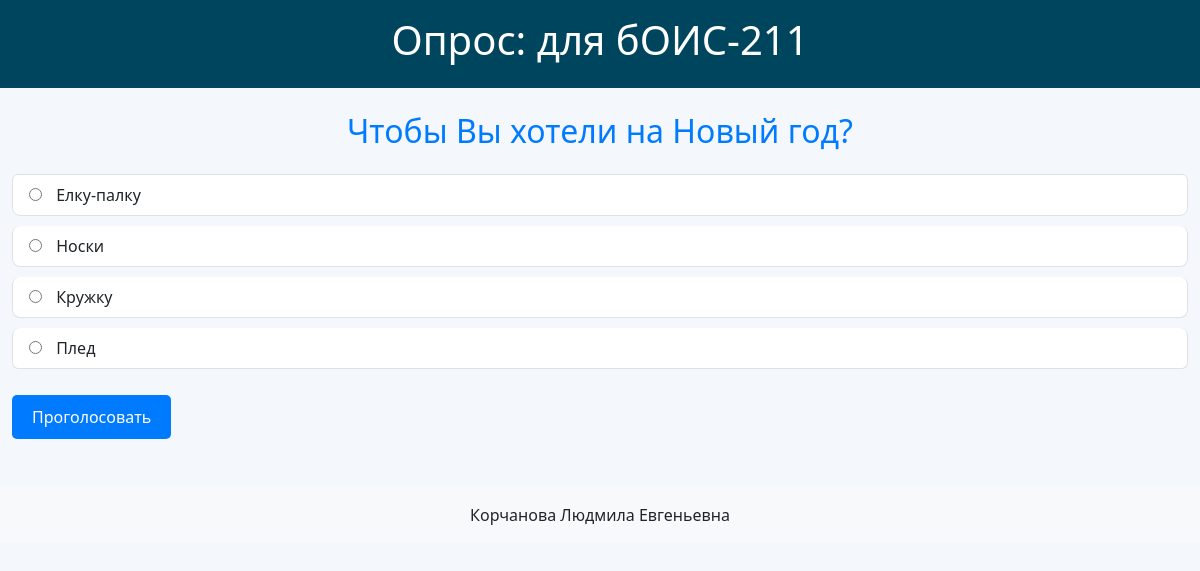
Page /2/ on the committed database.
### polls/models.py (models this page shows, shortened)
class Question(models.Model):
    question_text = models.CharField('Текст вопроса', max_length=200)
    pub_date = models.DateTimeField('Дата публикации')

class Choice(models.Model):
    question = models.ForeignKey(Question, on_delete=models.CASCADE)
    choice_text = models.CharField('Текст ответа', max_length=200)
    votes = models.IntegerField('Голоса', default=0)

### polls/views.py (the view)
# urls.py: path('<int:question_id>/', views.detail, name='detail'),
def detail(request, question_id):
    question = get_object_or_404(Question, pk=question_id)
    return render(request, 'polls/detail.html', {'question': question})

### polls/templates/polls/detail.html (shortened to what this page needs)
<!DOCTYPE html>
<html lang="ru">
<head>
    <link href="https://cdn.jsdelivr.net/npm/bootstrap@5.3.0/dist/css/bootstrap.min.css" rel="stylesheet">
</head>
<body>
    <header class="text-white py-3">
        <div class="container text-center">
            <h1>Опрос: для бОИС-211</h1>
        </div>
    </header>
    <main class="container mt-4">
        <h2 class="mb-4">{{ question.question_text }}</h2>
        <form action="{% url 'polls:vote' question.id %}" method="post">
            <ul class="list-group mb-3">
                {% for choice in question.choice_set.all %}
                    <li class="list-group-item">
                        <input type="radio" name="choice" id="choice{{ forloop.counter }}" value="{{ choice.id }}">
                        <label for="choice{{ forloop.counter }}">{{ choice.choice_text }}</label>
                    </li>
                {% endfor %}
            </ul>
            <button type="submit" class="btn btn-success">Проголосовать</button>
        </form>
    </main>
    <footer class="py-3 mt-5">
        <div class="container text-center">
            <p class="mb-0">Корчанова Людмила Евгеньевна</p>
        </div>
    </footer>
</body>
</html>

### polls/templates/polls/detail.html (style rules this page uses)
body { background-color: #f4f7fc; }
header { background-color: #00455e; }
footer { background-color: #f8f9fa; }
.btn-success { background-color: #007bff; border: none; border-radius: 5px; padding: 10px 20px; transition: background-color 0.3s ease; }
.container { max-width: 1200px; }
.list-group-item { border-radius: 8px; background-color: #ffffff; margin-bottom: 10px; }
.list-group-item input[type="radio"] { margin-right: 10px; }
h2 { text-align: center; color: #007bff; }

### rows in the picture
Question: question_text "Чтобы Вы хотели на Новый год?"
Choice: choice_text "Елку-палку"
Choice: choice_text "Носки"
Choice: choice_text "Кружку"
Choice: choice_text "Плед"
